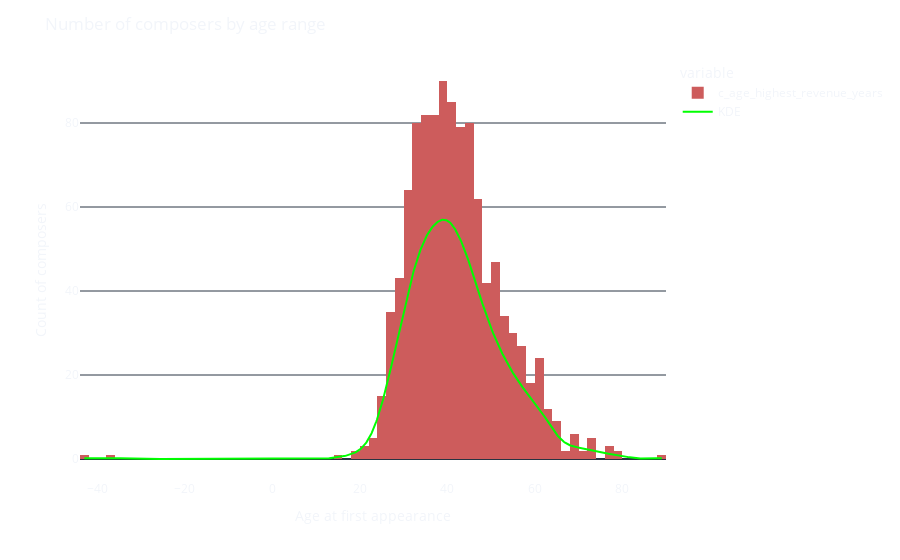

Notebook code for this chart:
### Code cell
import plotly.express as px

x_data = "c_age_highest_revenue_years"
age_fst_appearance_years = composer_age_highest_box_office[x_data]
bin_nb = 100
# Assuming age_fst_appearance_years is a pandas Series containing the age at first appearance
# and bin_nb is the number of bins you want to use for your histogram
# For the KDE line, we'll have to compute it manually since Plotly doesn't have a built-in KDE option

fig = px.histogram(age_fst_appearance_years, nbins=bin_nb, color_discrete_sequence=["indianred"])
#fig.update_traces(marker_color='blue')  # Setting the color of the bars if needed

# If KDE is true, you'll have to calculate the KDE and add it as a line to the histogram

from scipy.stats import gaussian_kde
kde = gaussian_kde(age_fst_appearance_years)
kde_x = np.linspace(age_fst_appearance_years.min(), age_fst_appearance_years.max(), 1000)
kde_y = kde(kde_x) * len(age_fst_appearance_years) * (age_fst_appearance_years.max() - age_fst_appearance_years.min()) / bin_nb
fig.add_scatter(x=kde_x, y=kde_y, mode='lines', name='KDE', line=dict(color='lime'))

fig.update_layout(
    title='Number of composers by age range',
    xaxis_title='Age at first appearance',
    yaxis_title='Count of composers'
)
fig.update_layout(
    paper_bgcolor='rgba(0,0,0,0)',
    plot_bgcolor='rgba(0,0,0,0)'
)

fig.show()
fig.write_html("Q2_2_histogram.html")

### Figure 1 — Plotly figure (JSON) as saved in the notebook; plotly's stock layout.template omitted (floating-point values rounded to 4 significant figures; data arrays with more than 128 entries replaced by an {"elided": "..."} marker saying what was removed)
{"data": [{"alignmentgroup": "True", "bingroup": "x", "hovertemplate": "variable=c_age_highest_revenue_years<br>value=%{x}<br>count=%{y}<extra></extra>", "legendgroup": "c_age_highest_revenue_years", "marker": {"color": "indianred", "pattern": {"shape": ""}}, "name": "c_age_highest_revenue_years", "nbinsx": 100, "offsetgroup": "c_age_highest_revenue_years", "orientation": "v", "showlegend": true, "x": {"elided": "1074 float values"}, "xaxis": "x", "yaxis": "y", "type": "histogram"}, {"line": {"color": "lime"}, "mode": "lines", "name": "KDE", "x": {"elided": "1000 float values"}, "y": {"elided": "1000 float values"}, "type": "scatter"}], "layout": {"xaxis": {"anchor": "y", "domain": [0.0, 1.0], "title": {"text": "Age at first appearance"}}, "yaxis": {"anchor": "x", "domain": [0.0, 1.0], "title": {"text": "Count of composers"}}, "legend": {"title": {"text": "variable"}, "tracegroupgap": 0}, "margin": {"t": 60}, "barmode": "relative", "title": {"text": "Number of composers by age range"}, "paper_bgcolor": "rgba(0,0,0,0)", "plot_bgcolor": "rgba(0,0,0,0)"}}
